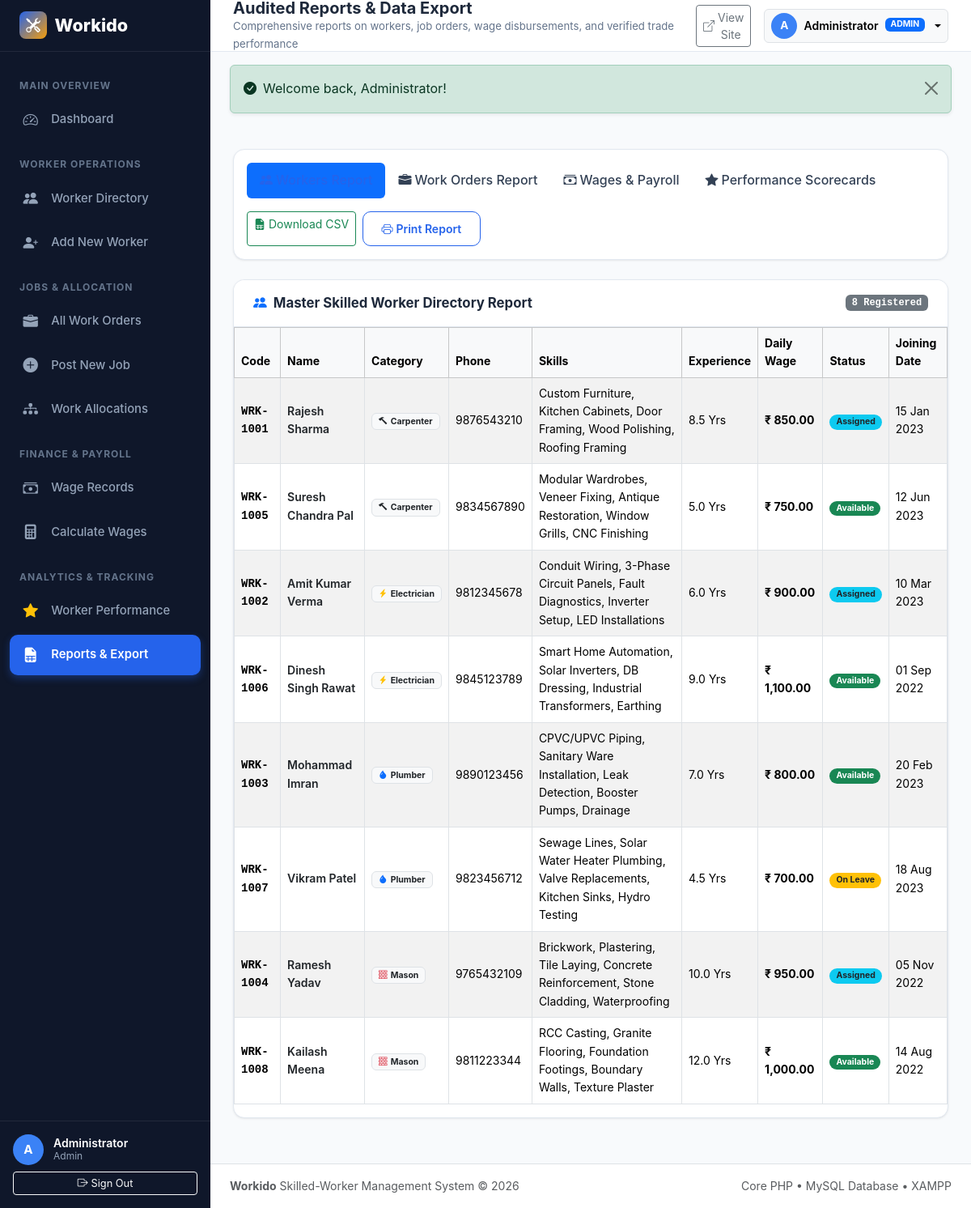
Screenshot of /admin/reports.php (signed in) with the database file from the repository.
### tables this page shows
CREATE TABLE `workers` (
  `id` INT AUTO_INCREMENT PRIMARY KEY,
  `worker_code` VARCHAR(20) NOT NULL UNIQUE,
  `full_name` VARCHAR(100) NOT NULL,
  `mobile_number` VARCHAR(20) NOT NULL,
  `email` VARCHAR(100) NULL,
  `address` TEXT NOT NULL,
  `category` ENUM('Carpenter', 'Electrician', 'Plumber', 'Mason') NOT NULL,
  `skills` TEXT NOT NULL,
  `experience_years` DECIMAL(4,1) NOT NULL DEFAULT 0.0,
  `daily_wage` DECIMAL(10,2) NOT NULL DEFAULT 0.00,
  `availability_status` ENUM('Available', 'Assigned', 'On Leave', 'Inactive') NOT NULL DEFAULT 'Available',
  `joining_date` DATE NOT NULL,
  `additional_details` TEXT NULL,
  `created_at` DATETIME NOT NULL DEFAULT CURRENT_TIMESTAMP,
  `updated_at` DATETIME NOT NULL DEFAULT CURRENT_TIMESTAMP ON UPDATE CURRENT_TIMESTAMP,
  INDEX `idx_worker_category` (`category`),
  INDEX `idx_worker_status` (`availability_status`),
  INDEX `idx_worker_code` (`worker_code`)
);

### admin/reports.php (the view, shortened to what this page needs)
<?php
$pdo = getDBConnection();
$reportTab = sanitize($_GET['tab'] ?? 'workers');
require_once __DIR__ . '/../includes/admin_header.php';
?>
<div class="dashboard-card mb-4 no-print">
    <div class="dashboard-card-body p-3">
        <div class="d-flex flex-wrap justify-content-between align-items-center gap-3">
            <ul class="nav nav-pills">
                <li class="nav-item">
                    <a class="nav-link <?= $reportTab === 'workers' ? 'active' : '' ?>" href="?tab=workers">
                        <i class="bi bi-people-fill me-1"></i>Workers Report
                    </a>
                </li>
                <li class="nav-item">
                    <a class="nav-link <?= $reportTab === 'jobs' ? 'active' : '' ?>" href="?tab=jobs">
                        <i class="bi bi-briefcase-fill me-1"></i>Work Orders Report
                    </a>
                </li>
                <li class="nav-item">
                    <a class="nav-link <?= $reportTab === 'wages' ? 'active' : '' ?>" href="?tab=wages">
                        <i class="bi bi-cash-stack me-1"></i>Wages & Payroll
                    </a>
                </li>
                <li class="nav-item">
                    <a class="nav-link <?= $reportTab === 'performance' ? 'active' : '' ?>" href="?tab=performance">
                        <i class="bi bi-star-fill me-1"></i>Performance Scorecards
                    </a>
                </li>
            </ul>
            <div class="d-flex gap-2">
                <a href="?export=<?= e($reportTab) ?>" class="btn btn-outline-success btn-sm">
                    <i class="bi bi-file-earmark-spreadsheet-fill me-1"></i>Download CSV
                </a>
                <button type="button" class="btn btn-outline-primary btn-sm" onclick="window.print()">
                    <i class="bi bi-printer me-1"></i>Print Report
                </button>
            </div>
        </div>
    </div>
</div>
<?php if ($reportTab === 'workers'): ?>
    <?php
    $wRows = $pdo->query("SELECT * FROM workers ORDER BY category ASC, id ASC")->fetchAll();
    ?>
    <div class="dashboard-card">
        <div class="dashboard-card-header">
            <h5 class="dashboard-card-title">
                <i class="bi bi-people-fill text-primary"></i> Master Skilled Worker Directory Report
            </h5>
            <span class="badge bg-secondary font-monospace"><?= count($wRows) ?> Registered</span>
        </div>
        <div class="table-responsive">
            <table class="table table-bordered table-striped align-middle small">
                <thead class="table-light">
                    <tr>
                        <th>Code</th>
                        <th>Name</th>
                        <th>Category</th>
                        <th>Phone</th>
                        <th>Skills</th>
                        <th>Experience</th>
                        <th>Daily Wage</th>
                        <th>Status</th>
                        <th>Joining Date</th>
                    </tr>
                </thead>
                <tbody>
                    <?php foreach ($wRows as $row): ?>
                        <tr>
                            <td class="font-monospace fw-bold"><?= e($row['worker_code']) ?></td>
                            <td class="fw-semibold text-dark"><?= e($row['full_name']) ?></td>
                            <td><?= getCategoryBadge($row['category']) ?></td>
                            <td><?= e($row['mobile_number']) ?></td>
                            <td><?= e($row['skills']) ?></td>
                            <td><?= e($row['experience_years']) ?> Yrs</td>
                            <td class="fw-bold"><?= formatCurrency($row['daily_wage']) ?></td>
                            <td><?= getAvailabilityBadge($row['availability_status']) ?></td>
                            <td><?= formatDate($row['joining_date']) ?></td>
                        </tr>
                    <?php endforeach; ?>
                </tbody>
            </table>
        </div>
    </div>
<?php endif; ?>
<?php include __DIR__ . '/../includes/admin_footer.php'; ?>

### config/functions.php (shortened to what this page needs)
<?php
function e(?string $string): string {
    return htmlspecialchars((string)($string ?? ''), ENT_QUOTES, 'UTF-8');
}
function sanitize(?string $string): string {
    return trim((string)($string ?? ''));
}
function getFlash(): ?array {
    if (isset($_SESSION['flash'])) {
        $flash = $_SESSION['flash'];
        return $flash;
    }
    return null;
}
function renderFlash(): string {
    $flash = getFlash();
    $type = e($flash['type']);
    $message = e($flash['message']);
    $icon = match($flash['type']) {
        'success' => '<i class="bi bi-check-circle-fill me-2"></i>',
        'danger'  => '<i class="bi bi-exclamation-triangle-fill me-2"></i>',
        'warning' => '<i class="bi bi-exclamation-circle-fill me-2"></i>',
        default   => '<i class="bi bi-info-circle-fill me-2"></i>',
    };
    return '<div class="alert alert-' . $type . ' alert-dismissible fade show shadow-sm" role="alert">
                ' . $icon . '<span>' . $message . '</span>
                <button type="button" class="btn-close" data-bs-dismiss="alert" aria-label="Close"></button>
            </div>';
}
function formatCurrency($amount): string {
    $num = is_numeric($amount) ? (float)$amount : 0.00;
    return '₹ ' . number_format($num, 2);
}
function formatDate(?string $dateStr, string $format = 'd M Y'): string {
    try {
        $dt = new DateTime($dateStr);
        return $dt->format($format);
    } catch (Exception $e) {
        return '—';
    }
}
function getAvailabilityBadge(string $status): string {
    $badgeClass = match ($status) {
        'Available' => 'bg-success text-white',
        'Assigned'  => 'bg-info text-dark',
        'On Leave'  => 'bg-warning text-dark',
        'Inactive'  => 'bg-secondary text-white',
        default     => 'bg-light text-dark'
    };
    return '<span class="badge ' . $badgeClass . ' px-2 py-1 rounded-pill">' . e($status) . '</span>';
}
function getCategoryBadge(string $category): string {
    $icon = match ($category) {
        'Carpenter'   => '<i class="bi bi-hammer me-1 text-amber"></i>',
        'Electrician' => '<i class="bi bi-lightning-charge-fill me-1 text-warning"></i>',
        'Plumber'     => '<i class="bi bi-droplet-fill me-1 text-primary"></i>',
        'Mason'       => '<i class="bi bi-bricks me-1 text-danger"></i>',
        default       => '<i class="bi bi-tools me-1"></i>'
    };
    return '<span class="badge bg-light text-dark border px-2 py-1">' . $icon . e($category) . '</span>';
}

### assets/css/style.css (style rules this page uses)
:root { --primary: #2563eb; --primary-dark: #1d4ed8; --primary-light: #eff6ff; --secondary: #0f172a; --secondary-light: #1e293b; --accent: #f59e0b; --accent-hover: #d97706; --text-main: #334155; --text-muted: #64748b; --bg-light: #f8fafc; --bg-white: #ffffff; --border-color: #e2e8f0; --shadow-sm: 0 1px 2px 0 rgba(0, 0, 0, 0.05); --shadow-md: 0 4px 6px -1px rgba(0, 0, 0, 0.08), 0 2px 4px -2px rgba(0, 0, 0, 0.05); --shadow-lg: 0 10px 15px -3px rgba(0, 0, 0, 0.1), 0 4px 6px -4px rgba(0, 0, 0, 0.05); --transition: all 0.25s ease-in-out; }
body { font-family: -apple-system, BlinkMacSystemFont, "Segoe UI", Roboto, "Helvetica Neue", Arial, sans-serif; color: var(--text-main); background-color: var(--bg-light); line-height: 1.6; margin: 0; padding: 0; }
.nav-link { font-weight: 500; color: var(--text-main) !important; padding: 0.6rem 1rem !important; transition: var(--transition); }
.nav-link:hover, .nav-link.active { color: var(--primary) !important; }
.btn-outline-primary { border-color: var(--primary); color: var(--primary); font-weight: 600; padding: 0.6rem 1.4rem; border-radius: 10px; transition: var(--transition); }

### assets/css/dashboard.css (style rules this page uses)
:root { --sidebar-width: 260px; --sidebar-bg: #0f172a; --sidebar-color: #cbd5e1; --sidebar-active: #2563eb; --sidebar-hover: #1e293b; --topbar-height: 64px; --bg-body: #f8fafc; --card-bg: #ffffff; --border-subtle: #e2e8f0; --text-primary: #1e293b; --text-secondary: #64748b; --shadow-card: 0 1px 3px 0 rgba(0, 0, 0, 0.07), 0 1px 2px -1px rgba(0, 0, 0, 0.05); --shadow-hover: 0 8px 16px -2px rgba(0, 0, 0, 0.08); }
body { background-color: var(--bg-body); color: var(--text-primary); font-family: -apple-system, BlinkMacSystemFont, "Segoe UI", Roboto, "Helvetica Neue", Arial, sans-serif; min-height: 100vh; }
.dashboard-card { background-color: var(--card-bg); border: 1px solid var(--border-subtle); border-radius: 14px; box-shadow: var(--shadow-card); margin-bottom: 1.75rem; overflow: hidden; }
.dashboard-card-header { padding: 1.15rem 1.5rem; border-bottom: 1px solid var(--border-subtle); display: flex; align-items: center; justify-content: space-between; background-color: #ffffff; }
.dashboard-card-title { font-size: 1.05rem; font-weight: 700; margin: 0; color: var(--text-primary); display: flex; align-items: center; gap: 0.5rem; }
.dashboard-card-body { padding: 1.5rem; }

### rows the page displays
workers: worker_code "WRK-1001", full_name "Rajesh Sharma", category "Carpenter", mobile_number "9876543210", skills "Custom Furniture, Kitchen Cabinets, Door Framing, Wood Polishing, Roofing Framing", experience_years "8.5", daily_wage "₹ 850.00", availability_status "Assigned", joining_date "15 Jan 2023"
workers: worker_code "WRK-1005", full_name "Suresh Chandra Pal", category "Carpenter", mobile_number "9834567890", skills "Modular Wardrobes, Veneer Fixing, Antique Restoration, Window Grills, CNC Finishing", experience_years "5.0", daily_wage "₹ 750.00", availability_status "Available", joining_date "12 Jun 2023"
workers: worker_code "WRK-1002", full_name "Amit Kumar Verma", category "Electrician", mobile_number "9812345678", skills "Conduit Wiring, 3-Phase Circuit Panels, Fault Diagnostics, Inverter Setup, LED Installations", experience_years "6.0", daily_wage "₹ 900.00", availability_status "Assigned", joining_date "10 Mar 2023"
workers: worker_code "WRK-1006", full_name "Dinesh Singh Rawat", category "Electrician", mobile_number "9845123789", skills "Smart Home Automation, Solar Inverters, DB Dressing, Industrial Transformers, Earthing", experience_years "9.0", daily_wage "₹ 1,100.00", availability_status "Available", joining_date "01 Sep 2022"
workers: worker_code "WRK-1003", full_name "Mohammad Imran", category "Plumber", mobile_number "9890123456", skills "CPVC/UPVC Piping, Sanitary Ware Installation, Leak Detection, Booster Pumps, Drainage", experience_years "7.0", daily_wage "₹ 800.00", availability_status "Available", joining_date "20 Feb 2023"
workers: worker_code "WRK-1007", full_name "Vikram Patel", category "Plumber", mobile_number "9823456712", skills "Sewage Lines, Solar Water Heater Plumbing, Valve Replacements, Kitchen Sinks, Hydro Testing", experience_years "4.5", daily_wage "₹ 700.00", availability_status "On Leave", joining_date "18 Aug 2023"
workers: worker_code "WRK-1004", full_name "Ramesh Yadav", category "Mason", mobile_number "9765432109", skills "Brickwork, Plastering, Tile Laying, Concrete Reinforcement, Stone Cladding, Waterproofing", experience_years "10.0", daily_wage "₹ 950.00", availability_status "Assigned", joining_date "05 Nov 2022"
workers: worker_code "WRK-1008", full_name "Kailash Meena", category "Mason", mobile_number "9811223344", skills "RCC Casting, Granite Flooring, Foundation Footings, Boundary Walls, Texture Plaster", experience_years "12.0", daily_wage "₹ 1,000.00", availability_status "Available", joining_date "14 Aug 2022"

### other values shown
substr($user['full_name'] ?? 'A', 0, 1) "A"
$user['full_name'] "Administrator"
$user['role'] "Admin"
$pageTitle "Audited Reports & Data Export"
$pageSubtitle "Comprehensive reports on workers, job orders, wage disbursements, and verified trade performance"
$user['role'] "ADMIN"
$message "Welcome back, Administrator!"
count($wRows) "8"
